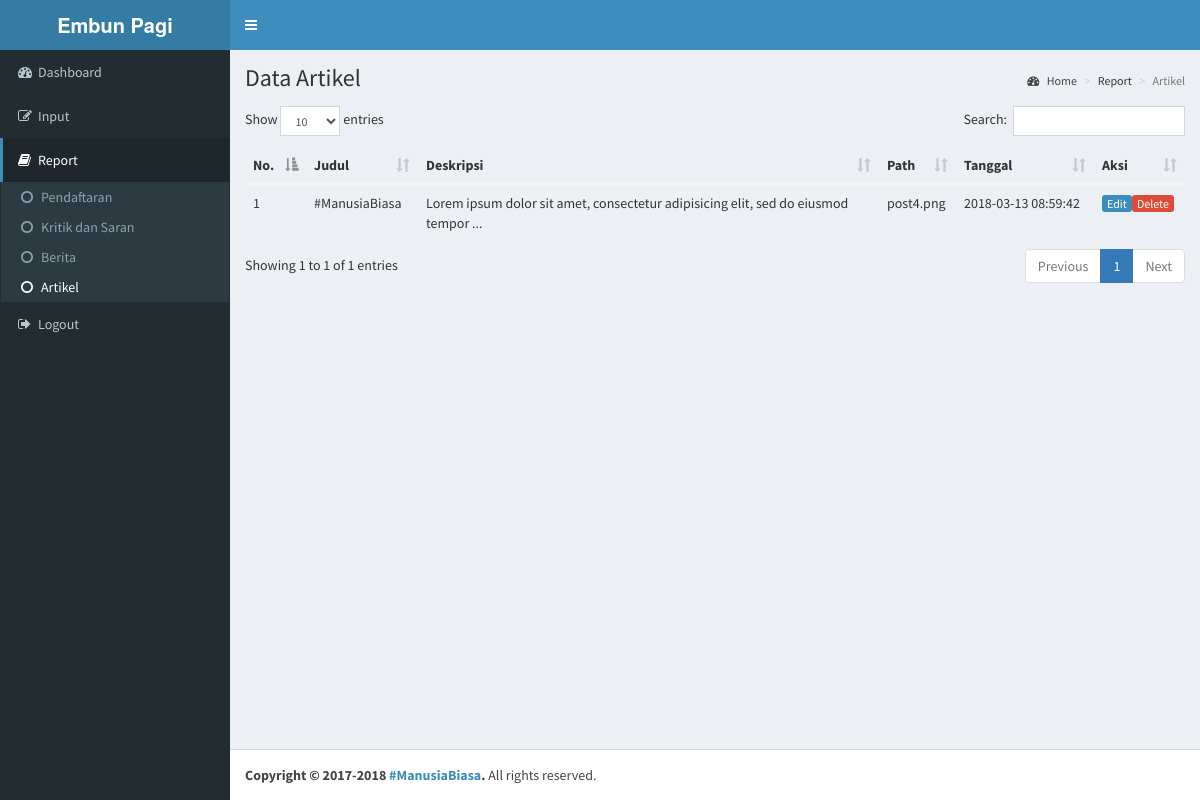
/__/report_galeri.php, run on the app's committed database.
### tables this page shows
CREATE TABLE `tb_post_artikel` (
  `id` int(11) NOT NULL,
  `judul` varchar(100) NOT NULL,
  `deskripsi` text NOT NULL,
  `path` varchar(100) NOT NULL,
  `waktu` datetime NOT NULL
);

### __/report_galeri.php (the view, shortened to what this page needs)
<!DOCTYPE html>
<html>
<head>
  <link rel="stylesheet" href="../assets/css/bootstrap.min.css">
  <link rel="stylesheet" href="https://cdnjs.cloudflare.com/ajax/libs/font-awesome/4.5.0/css/font-awesome.min.css">
  <link rel="stylesheet" href="https://cdnjs.cloudflare.com/ajax/libs/ionicons/2.0.1/css/ionicons.min.css">
  <link rel="stylesheet" href="../assets/plugins/jvectormap/jquery-jvectormap-1.2.2.css">
  <link rel="stylesheet" href="../assets/plugins/datatables/dataTables.bootstrap.css">
  <link rel="stylesheet" href="../assets/css/AdminLTE.min.css">
  <link rel="stylesheet" href="../assets/css/skins/_all-skins.min.css">
</head>
<body class="hold-transition skin-blue sidebar-mini">
<div class="wrapper">
  <header class="main-header">
    <a href="index2.html" class="logo">
      <span class="logo-lg"><b>Embun Pagi</b></span>
    </a>
    <nav class="navbar navbar-static-top">
      <a href="#" class="sidebar-toggle" data-toggle="offcanvas" role="button">
      </a>
    </nav>
  </header>
  <aside class="main-sidebar">
    <section class="sidebar">
      <ul class="sidebar-menu">
        <li>
          <a href="home.php">
            <i class="fa fa-dashboard"></i><span>Dashboard</span>
          </a>
        </li>
        <li class="treeview">
          <a>
            <i class="fa fa-edit"></i><span>Input</span>
          </a>
        </li>
        <li class="treeview active">
          <a>
            <i class="fa fa-book"></i><span>Report</span>
          </a>
          <ul class="treeview-menu">
            <li><a href="pendaftaran.php"><i class="fa fa-circle-o"></i>Pendaftaran</a></li>
            <li><a href="krisar.php"><i class="fa fa-circle-o"></i>Kritik dan Saran</a></li>
            <li><a href="report_berita.php"><i class="fa fa-circle-o"></i>Berita</a></li>
            <li class="active"><a href="report_galeri.php"><i class="fa fa-circle-o"></i>Artikel</a></li>
          </ul>
        </li>
        <li>
          <a href="logout.php">
            <i class="fa fa-sign-out"></i><span>Logout</span>
          </a>
        </li>
      </ul>
    </section>
  </aside>
  <div class="content-wrapper">
    <section class="content-header">
      <h1>
        Data Artikel
      </h1>
      <ol class="breadcrumb">
        <li><a href=""><i class="fa fa-dashboard"></i> Home</a></li>
        <li>Report</li>
        <li class="active">Artikel</li>
      </ol>
    </section>
    <section class="content">
      <table class="table table-hover" id="myTable">
        <thead>
          <tr>
            <th>No.</th>
            <th>Judul</th>
            <th>Deskripsi</th>
            <th>Path</th>
            <th>Tanggal</th>
            <th>Aksi</th>
          </tr>
        </thead>
        <tbody>
          <?php
          include '../system/koneksi.php';
          $sql = "SELECT * FROM tb_post_artikel";
          $result = mysqli_query($connect,$sql);
          $no=1;
          while ($data = mysqli_fetch_array($result))
            {?>
              <tr>
                <td><?php echo $no?></td>
                <td><?php echo $data['judul'] ?></td>
                <td><?php
                    $jml = 80;
                    $cetak = substr($data['deskripsi'],0,$jml)."...";
                    echo $cetak;
                    ?></td>
                <td><?php echo $data['path']; ?></td>
                <td><?php echo $data['waktu']; ?></td>
                <td><a href="form_edit_galeri.php?id=<?php echo $data['id'] ?>" class="btn-xs btn-primary">Edit</a><a onclick="return confirm('Apakah Anda yakin ?')" href="delete_galeri.php?id=<?php echo $data['id'] ?>" class="btn-xs btn-danger">Delete</a></td>
              </tr>
              <?php $no++;}?>
            </tbody>
          </table>
    </section>
  </div>
  <footer class="main-footer">
    <strong>Copyright &copy; 2017-2018 <a href="#!">#ManusiaBiasa</a>.</strong> All rights
    reserved.
  </footer>
</div>
</body>
</html>

### data on the page
tb_post_artikel: judul "#ManusiaBiasa", deskripsi "Lorem ipsum dolor sit amet, consectetur adipisicing elit, sed do eiusmod tempor ...", path "post4.png", waktu "2018-03-13 08:59:42"
